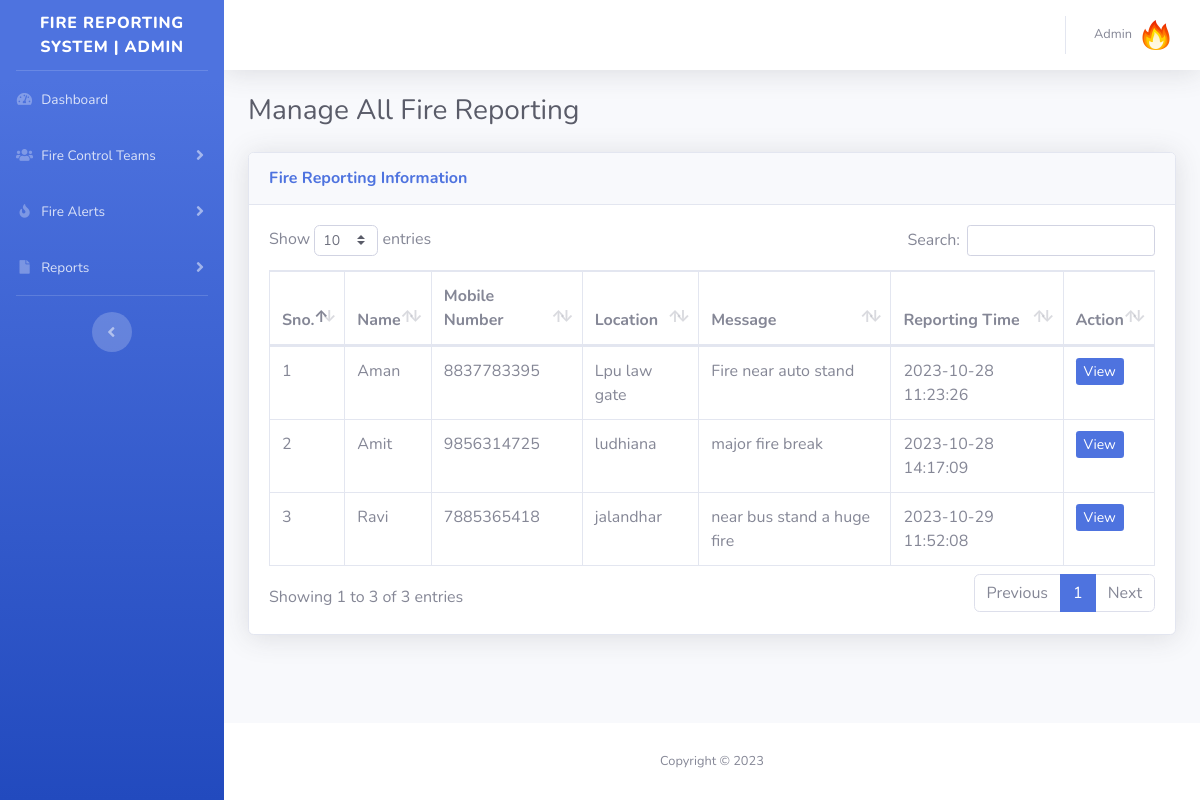
/Fire_reporting/admin/all-requests.php (signed in), run on the app's committed database.
### tables this page shows
CREATE TABLE `tblfirereport` (
  `id` int(11) NOT NULL,
  `fullName` varchar(225) DEFAULT NULL,
  `mobileNumber` bigint(12) DEFAULT NULL,
  `location` mediumtext DEFAULT NULL,
  `message` mediumtext DEFAULT NULL,
  `assignTo` int(11) DEFAULT NULL,
  `assignTme` varchar(225) NOT NULL,
  `status` varchar(100) NOT NULL,
  `postingDate` timestamp NOT NULL DEFAULT current_timestamp(),
  `assignTime` varchar(225) NOT NULL
);

### Fire_reporting/admin/all-requests.php (the view, shortened to what this page needs)
<?php session_start();
include_once('includes/config.php');
if (strlen($_SESSION['aid']==0)) {
  header('location:logout.php');
  } else{
?>
<!DOCTYPE html>
<html lang="en">
<head>
    <link href="vendor/fontawesome-free/css/all.min.css" rel="stylesheet" type="text/css">
    <link href="css/sb-admin-2.min.css" rel="stylesheet">
    <link href="vendor/datatables/dataTables.bootstrap4.min.css" rel="stylesheet">
</head>
<body id="page-top">
    <div id="wrapper">
  <?php include_once('includes/sidebar.php');?>
        <div id="content-wrapper" class="d-flex flex-column">
            <div id="content">
<?php include_once('includes/topbar.php');?>
                <div class="container-fluid">
                       <div class="d-sm-flex align-items-center justify-content-between mb-4">
                        <h1 class="h3 mb-0 text-gray-800">Manage All Fire Reporting</h1>
                    </div>
                    <div class="card shadow mb-4">
                        <div class="card-header py-3">
                            <h6 class="m-0 font-weight-bold text-primary">Fire Reporting Information</h6>
                        </div>
                        <div class="card-body">
                            <div class="table-responsive">
                                <table class="table table-bordered" id="dataTable" width="100%" cellspacing="0">
                                    <thead>
                                        <tr>
                                            <th>Sno.</th>
                                            <th>Name</th>
                                            <th>Mobile Number</th>
                                            <th>Location </th>
                                             <th>Message</th>
                                             <th>Reporting Time</th>
                                            <th>Action</th>
                                        </tr>
                                    </thead>
                                    <tbody>
<?php $query=mysqli_query($con,"select * from tblfirereport ");
$cnt=1;
while($row=mysqli_fetch_array($query)){
?>
                                        <tr>
                                            <td><?php echo $cnt;?></td>
                                            <td><?php echo $row['fullName'];?></td>
                                            <td><?php echo $row['mobileNumber'];?></td>
                                            <td><?php echo $row['location'];?></td>
                                            <td><?php echo $row['message'];?></td>
                                            <td><?php echo $row['postingDate'];?></td>
                                            <td>
                                <a href="view-all-details.php?requestid=<?php echo $row['id'];?>" class="btn-sm btn-primary">View</a>
                              </td>
                                        </tr>
                               <?php $cnt++;
                           } ?>
                                    </tbody>
                                </table>
                            </div>
                        </div>
                    </div>
                </div>
            </div>
    <?php include_once('includes/footer.php');?>
        </div>
    </div>
</body>
</html>
<?php } ?>

### Fire_reporting/admin/includes/topbar.php (shortened to what this page needs)
      <nav class="navbar navbar-expand navbar-light bg-white topbar mb-4 static-top shadow">
            <?php if($_SESSION['aid']):?>
                    <ul class="navbar-nav ml-auto">
                        <li class="nav-item dropdown no-arrow">
                            <a class="nav-link dropdown-toggle" href="#" id="userDropdown" role="button"
                                data-toggle="dropdown" aria-haspopup="true" aria-expanded="false">
                <?php
$adid=$_SESSION['aid'];
$ret1=mysqli_query($con,"select AdminName from tbladmin where ID='$adid'");
while($row1=mysqli_fetch_array($ret1)){
?>
                                <span class="mr-2 d-none d-lg-inline text-gray-600 small"><?php  echo $row1['AdminName'];?></span>
                           <?php } ?>
                                <img class="img-profile rounded-circle"
                                    src="img\logo.png">
                            </a>
                        </li>
                    </ul>
                <?php endif;?>
                </nav>

### data on the page
tblfirereport: fullName "Aman", mobileNumber "8837783395", location "Lpu law gate", message "Fire near auto stand", postingDate "2023-10-28 11:23:26"
tblfirereport: fullName "Amit", mobileNumber "9856314725", location "ludhiana", message "major fire break", postingDate "2023-10-28 14:17:09"
tblfirereport: fullName "Ravi", mobileNumber "7885365418", location "jalandhar", message "near bus stand a huge fire", postingDate "2023-10-29 11:52:08"

### other printed values
$row1['AdminName'] "Admin"
